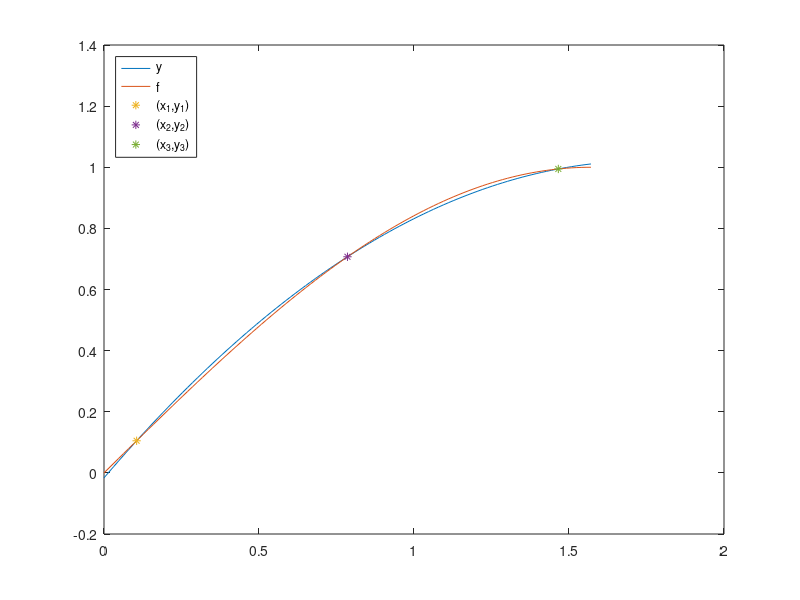

This chart was generated by the following MATLAB code:
% script to calculate full degree interpolant based on 
% ideal node spacing
clc;

% define domain
xx = linspace(0,pi/2);

% define original function
f = sin(xx);

% calculate ideal nodes
x1 = (pi/4)-(pi/4)*cos(pi/6);
x2 = (pi/4)-(pi/4)*cos(pi/2);
x3 = (pi/4)-(pi/4)*cos(5*pi/6);

% calculate lagrange basis polynomial based on ideal nodes
L1 = (xx-x2)./(x1-x2) .* (xx-x3)./(x1-x3);
L2 = (xx-x1)./(x2-x1) .* (xx-x3)./(x2-x3);
L3 = (xx-x1)./(x3-x1) .* (xx-x2)./(x3-x2);

y = sin(x1).*L1 + sin(x2).*L2 + sin(x3).*L3;

% display interpolant, original function, and data points
plot(xx,y,xx,f,x1,sin(x1),'*',x2,sin(x2),'*',x3,sin(x3),'*');
legend('y','f','(x_1,y_1)','(x_2,y_2)','(x_3,y_3)','Location','Northwest');

% calculate error in interpolant at y(\pi/8)
xx = pi/8;

L1 = (xx-x2)./(x1-x2) .* (xx-x3)./(x1-x3);
L2 = (xx-x1)./(x2-x1) .* (xx-x3)./(x2-x3);
L3 = (xx-x1)./(x3-x1) .* (xx-x2)./(x3-x2);

est = sin(x1).*L1 + sin(x2).*L2 + sin(x3).*L3;

err = est-sin(pi/8);
ea = abs(err);

fprintf('Estimated value of f(pi/8): %.5f\n',est);
fprintf('Absolute error in evaluating y(pi/8): %.5f\n',ea);